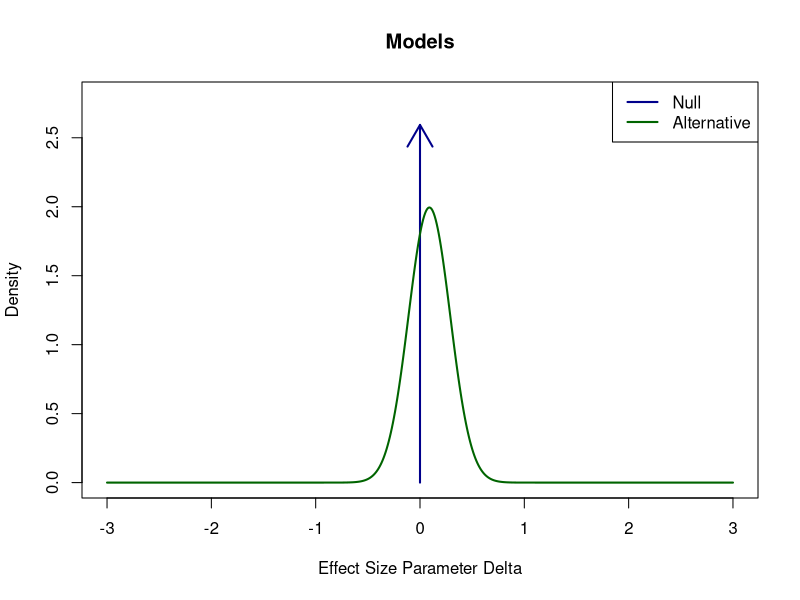
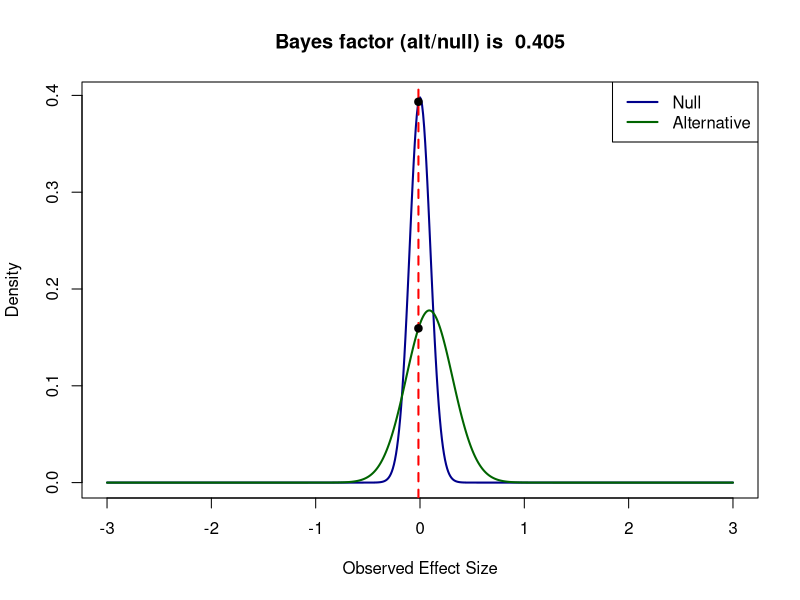

Generate these figures, in order, with R:
#This code is made by Jeff Rouder: http://jeffrouder.blogspot.nl/2016/01/what-priors-should-i-use-part-i.html
#This code is for a one-sided t-test, testing a difference against 0.

N <- 100 #Enter sample size
dz <- -0.015 #Enter Cohen's dz effect size observed in the dependent t-test or one-sided t-test

dz_prior <- 0.09 #Enter effect size dz for the prior 
sd_prior <- 0.2 #Enter sd of the effect sizes of the prior - the higher, the wider the prior is

lo <- -Inf #lower bound of support (e.g., set to 0 if effects < 0 is not possible)
hi <- Inf #upper bound of support

#specify prior
altDens=function(delta) 
  dnorm(delta,dz_prior,sd_prior)*as.integer(delta>lo)*as.integer(delta<hi)
#Normalize alternative density in case user does not, 
K=1/integrate(altDens,lower=lo,upper=hi)$value
f=function(delta) K*altDens(delta)

delta=seq(-3,3,.01)
#Plot Alternative as a density and Null as a point arrow
#png(file=paste('prior.png'),width=6000,height=4000, res = 1000)
maxAlt=max(f(delta))
plot(delta,f(delta),typ='n',xlab="Effect Size Parameter Delta",ylab="Density",ylim=c(0,1.4*maxAlt),main="Models")
arrows(0,0,0,1.3*maxAlt,col='darkblue',lwd=2)
lines(delta,f(delta),col='darkgreen',lwd=2)
legend("topright",legend=c("Null","Alternative"),col=c('darkblue','darkgreen'),lwd=2)
#dev.off()

#Prediction Function Under Null
nullPredF=function(obs,N) dt(sqrt(N)*obs,N-1)

#Prediction Function Under the Alternative
altPredIntegrand=function(delta,obs,N) 
  dt(sqrt(N)*obs,N-1,sqrt(N)*delta)*f(delta)
altPredF=function(obs,N) 
  integrate(altPredIntegrand,lower=lo,upper=hi,obs=obs,N=N)$value

obs=delta
I=length(obs)
nullPred=nullPredF(obs,N)
altPred=1:I
for (i in 1:I) altPred[i]=altPredF(obs[i],N)

#Evaluate Predicted Density at Observed Value dz
valNull=nullPredF(dz,N)
valAlt=altPredF(dz,N)

#Plot The Predictions
#png(file=paste('posterior.png'),width=6000,height=4000, res = 1000)
top=max(altPred,nullPred)
plot(type='l',obs,nullPred,ylim=c(0,top),xlab="Observed Effect Size",ylab="Density",main=paste("Bayes factor (alt/null) is ",round(valAlt/valNull,digits =3)),col='darkblue',lwd=2)
lines(obs,altPred,col='darkgreen',lwd=2)
legend("topright",legend=c("Null","Alternative"),col=c('darkblue','darkgreen'),lwd=2)
abline(v=dz,lty=2,lwd=2,col='red')
points(pch=19,c(dz,dz),c(valNull,valAlt))
#dev.off()

cat("Bayes factor (alt/null) is ",valAlt/valNull,", the t-value is ",sqrt(N)*dz," and the p-value is",2*(1-pt(abs(sqrt(N)*dz),N-1)))

#? Daniel Lakens, 2016. 
# This work is licensed under a Creative Commons Attribution-NonCommercial-ShareAlike 4.0 International License. https://creativecommons.org/licenses/by-nc-sa/4.0/